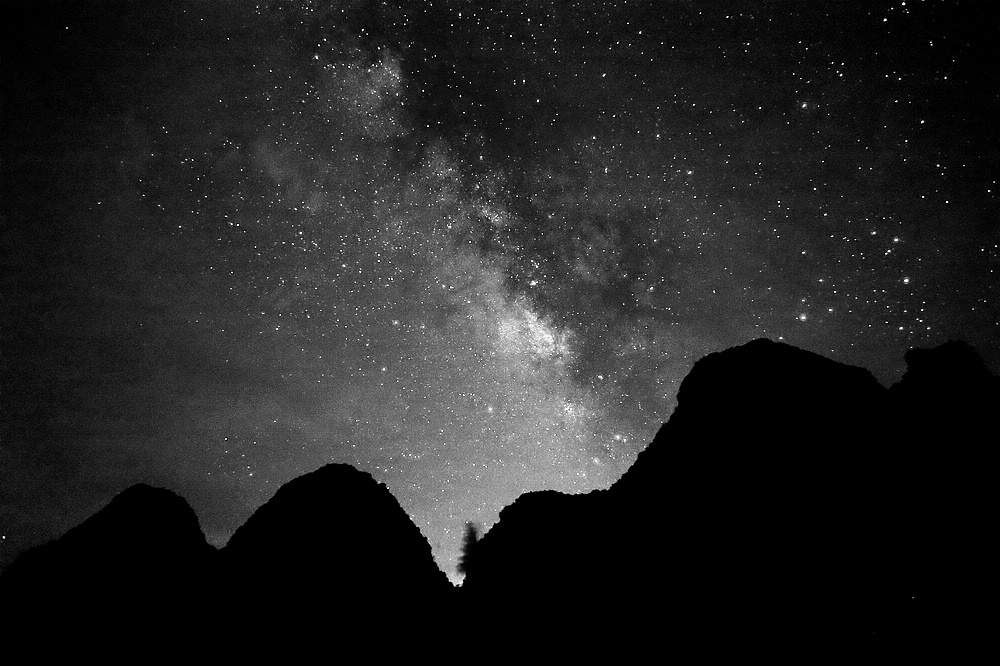
#> input picture CV/grey_level_filter/datas/stars.jpg, 1000 x 666 px, found by its file name
$ python toggle.py
#> lines starting #> are read from the running program, lines starting #| are printed output that depends on the picture
from PIL import Image
import numpy as np
import matplotlib.pyplot as plt

image = Image.open("CV\grey_level_filter\datas\stars.jpg")
#> image is the input picture: PIL image 1000x666 RGB; min 0, max 255, mean 33.9
gray_image = image.convert('L')
gray_array = np.array(gray_image)
MIN_GRAY_LEVEL = np.min(gray_array)
#> MIN_GRAY_LEVEL = 0
MAX_GRAY_LEVEL = np.max(gray_array)
#> MAX_GRAY_LEVEL = 255
HEIGHT = gray_array.shape[0]
#> HEIGHT = 666
WIDTH = gray_array.shape[1]
#> WIDTH = 1000

gray_array = MAX_GRAY_LEVEL - gray_array
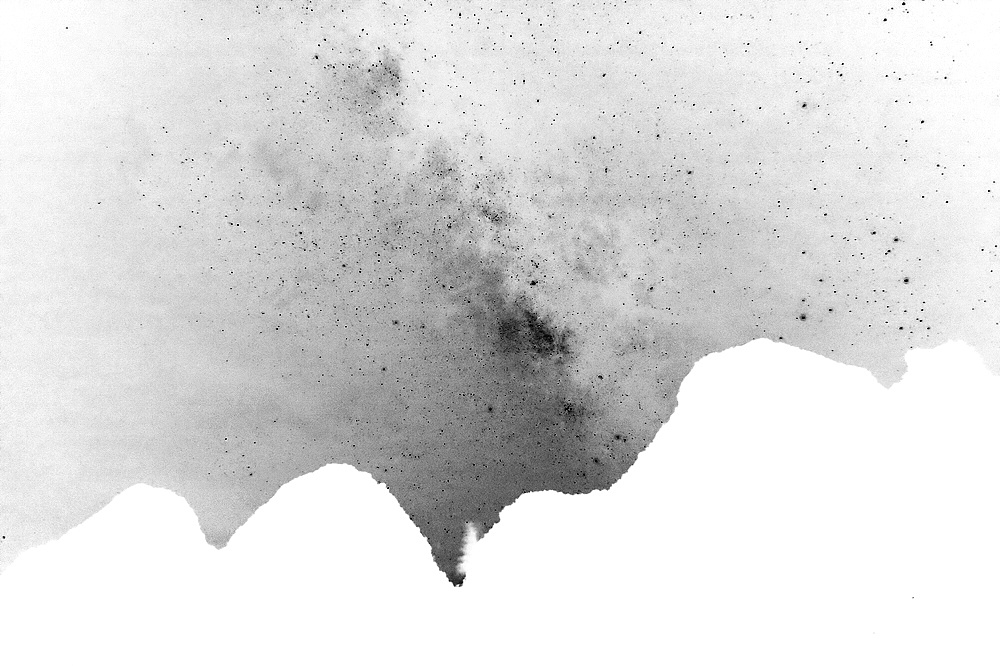
#> gray_array: shape (666, 1000); min 0, max 255, mean 221.1

plt.imshow(gray_array, cmap='gray')
plt.axis('off')  # 关闭坐标轴
plt.show()
